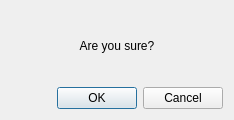
<?xml version="1.0" encoding="UTF-8"?>
<ui version="4.0">
 <class>Confirm</class>
 <widget class="QDialog" name="Confirm">
  <property name="geometry">
   <rect>
    <x>0</x>
    <y>0</y>
    <width>234</width>
    <height>120</height>
   </rect>
  </property>
  <property name="windowTitle">
   <string>Confirm</string>
  </property>
  <layout class="QVBoxLayout" name="verticalLayout">
   <item>
    <widget class="QLabel" name="label">
     <property name="layoutDirection">
      <enum>Qt::LeftToRight</enum>
     </property>
     <property name="text">
      <string>Are you sure?</string>
     </property>
     <property name="alignment">
      <set>Qt::AlignCenter</set>
     </property>
    </widget>
   </item>
   <item>
    <widget class="QDialogButtonBox" name="buttonBox">
     <property name="orientation">
      <enum>Qt::Horizontal</enum>
     </property>
     <property name="standardButtons">
      <set>QDialogButtonBox::Cancel|QDialogButtonBox::Ok</set>
     </property>
    </widget>
   </item>
  </layout>
 </widget>
 <resources/>
 <connections>
  <connection>
   <sender>buttonBox</sender>
   <signal>accepted()</signal>
   <receiver>Confirm</receiver>
   <slot>accept()</slot>
   <hints>
    <hint type="sourcelabel">
     <x>248</x>
     <y>254</y>
    </hint>
    <hint type="destinationlabel">
     <x>157</x>
     <y>274</y>
    </hint>
   </hints>
  </connection>
  <connection>
   <sender>buttonBox</sender>
   <signal>rejected()</signal>
   <receiver>Confirm</receiver>
   <slot>reject()</slot>
   <hints>
    <hint type="sourcelabel">
     <x>316</x>
     <y>260</y>
    </hint>
    <hint type="destinationlabel">
     <x>286</x>
     <y>274</y>
    </hint>
   </hints>
  </connection>
 </connections>
</ui>
